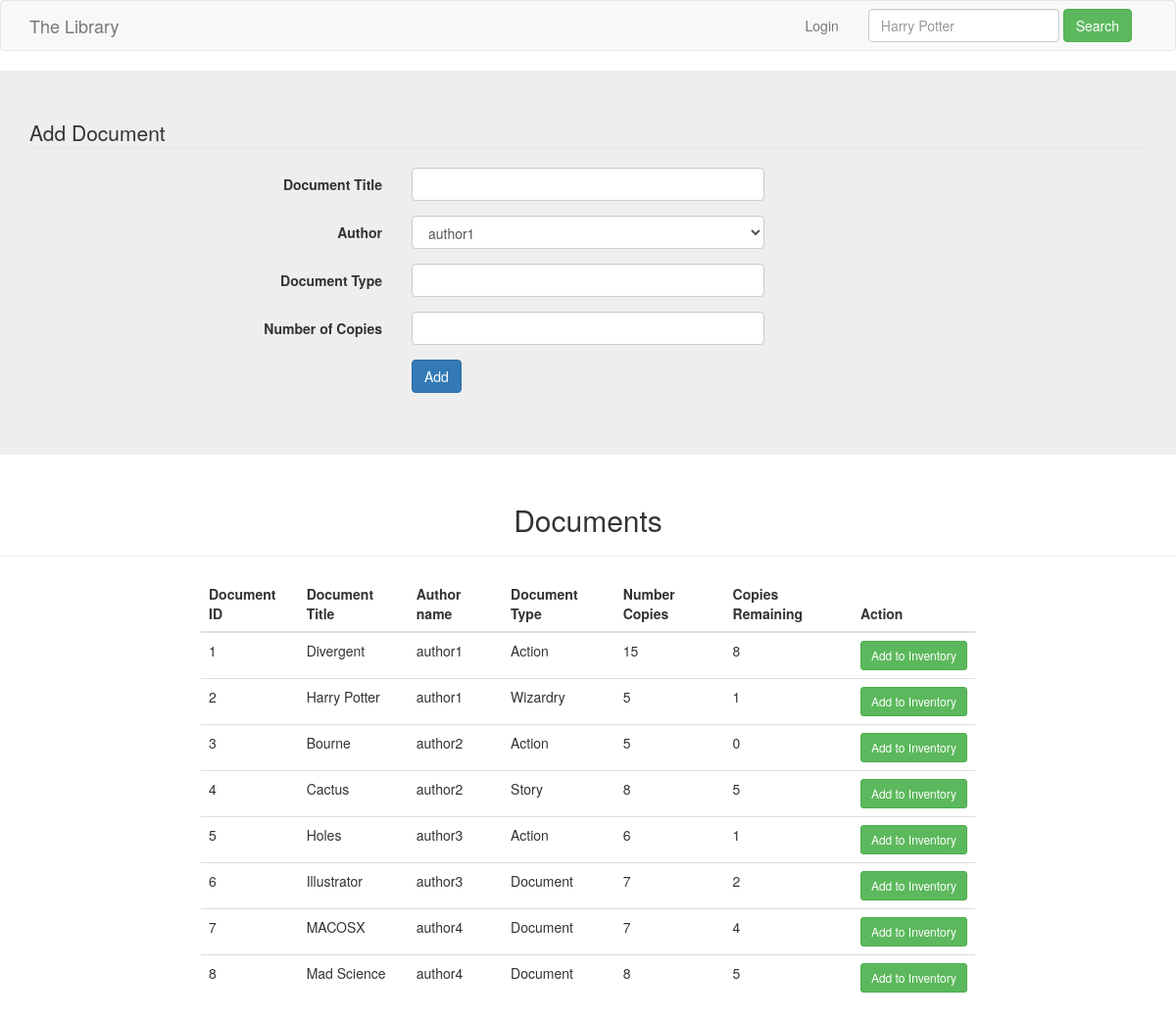
The page /document on the database as committed earlier.
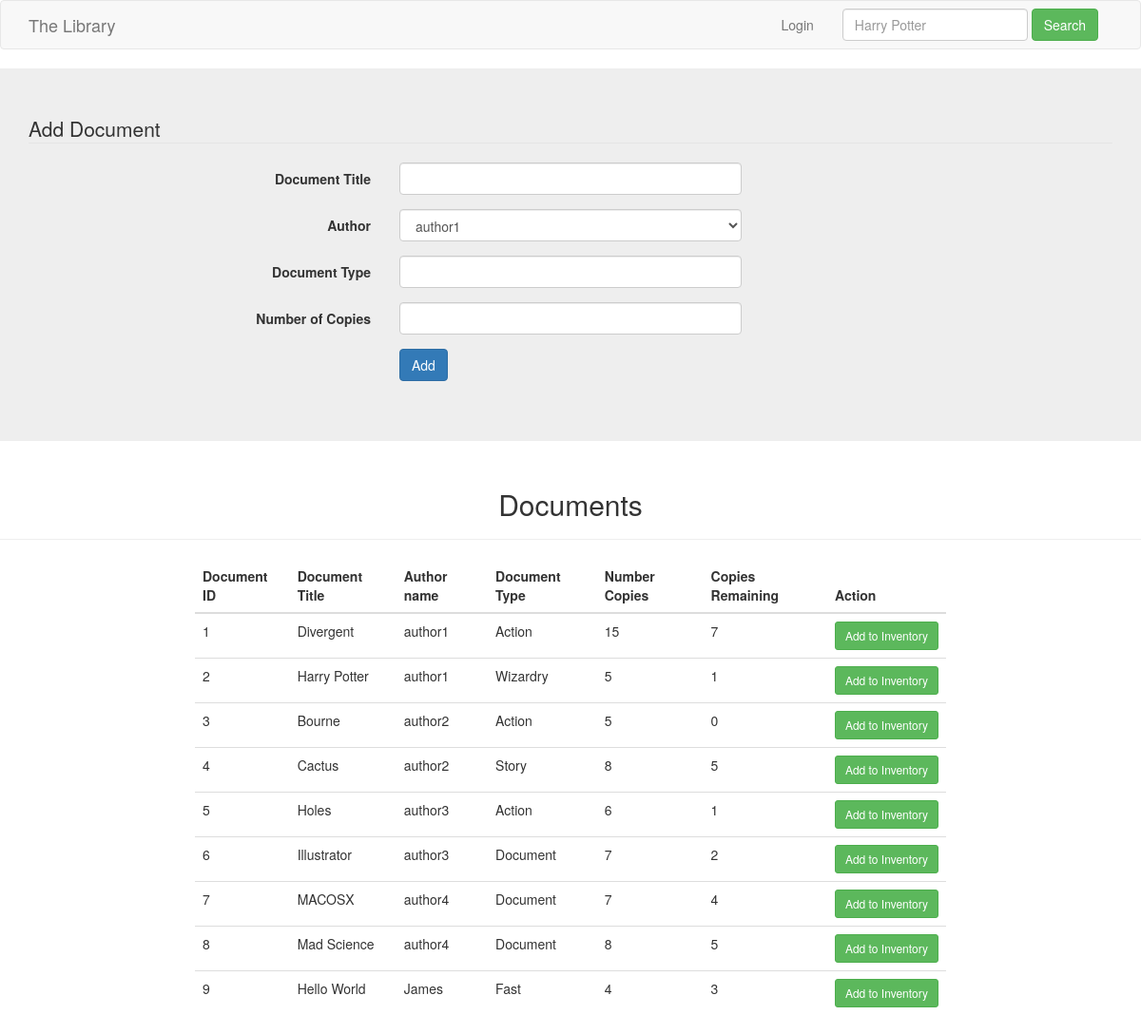
The same page on the database as committed later.
### tables this page shows
CREATE TABLE Document(
	doc_id integer primary key autoincrement,
	doc_title varchar,
	doc_type varchar,
	number_copies varchar
);

### main.py (the view)
@app.route('/document')
def document():
    query = '''
                select d.doc_id, d.doc_title, d.doc_type, d.number_copies, u.author_name, max(i.doc_copy)
                from document as d
                inner join authoring as a
                    on d.doc_id = a.doc_id
                inner join author as u
                    on a.author_id = u.author_id
                left join inventory as i
                    on d.doc_id = i.doc_id
                group by i.doc_id
            '''
    cur = g.db.execute( query )
    rows = [dict( doc_id=row[0], doc_title=row[1], doc_type=row[2], number_copies=row[3], author_name=row[4], copies_out=row[5] ) for row in cur.fetchall()]
    for row in rows:
        if row['copies_out'] is not None:
            row['copies_remaining'] = int( row['number_copies'] ) - int( row['copies_out'] )
        else:
            row['copies_remaining'] = int( row['number_copies'] )
    cur = g.db.execute( 'select * from author' )
    options = [dict( author_id=row[0], author_name=row[1] ) for row in cur.fetchall()]
    return render_template('document.html', rows=rows, options=options)

### main.py (called while the page is built)
@app.before_request
def before_request():
    g.db = connect_db()

@app.teardown_request
def teardown_request(exception):
    db = getattr(g, 'db', None)
    if db is not None:
        db.close()

def connect_db():
    return sqlite3.connect(app.config['DATABASE'])

### templates/document.html (shortened to what this page needs)
{% extends "layout.html" %}
{% block body %}
<div class="jumbotron">
    <div class="container">
        <form class="form-horizontal" action="{{ url_for('add_document') }}" method="post">
        <fieldset>
        <legend>Add Document</legend>
        <div class="form-group">
        <label class="col-md-4 control-label" for="doc_title">Document Title</label>
        <div class="col-md-4">
        <input id="doc_title" name="doc_title" type="text" class="form-control input-md">
        </div>
        </div>
        <div class="form-group">
        <label class="col-md-4 control-label" for="doc_type">Author</label>
        <div class="col-md-4">
        <select class="form-control" id="authors" name="authors">
            {% for row in options %}
            <option value="{{ row['author_id'] }}">{{ row['author_name'] }}</option>
            {% endfor %}
        </select>
        </div>
        </div>
        <div class="form-group">
        <label class="col-md-4 control-label" for="doc_type">Document Type</label>
        <div class="col-md-4">
        <input id="doc_type" name="doc_type" type="text" class="form-control input-md">
        </div>
        </div>
        <div class="form-group">
        <label class="col-md-4 control-label" for="doc_type">Number of Copies</label>
        <div class="col-md-4">
        <input id="number_copies" name="number_copies"" type="text" class="form-control input-md">
        </div>
        </div>
        <div class="form-group">
        <label class="col-md-4 control-label" for="add"></label>
        <div class="col-md-4">
            <button id="add" name="add" class="btn btn-primary">Add</button>
        </div>
        </div>
        </fieldset>
        </form>
    </div>
</div>
<div class="row column text-center">
    <h2>Documents</h2>
    <hr>
</div>
<div class="row">
  <div class="col-md-2"></div>
  <div class="col-md-8">
      <table class="table">
        <thead>
            <tr>
                <th>
                    Document ID
                </th>
                <th>
                    Document Title
                </th>
                <th>
                    Author name
                </th>
                <th>
                    Document Type
                </th>
                <th>
                    Number Copies
                </th>
                <th>
                    Copies Remaining
                </th>
                <th>
                    Action
                </th>
            </tr>
        </thead>
        <tbody>
            {% for row in rows %}
            <tr>
                <td>
                    {{ row['doc_id'] }}
                </td>
                <td>
                    {{ row['doc_title'] }}
                </td>
                <td>
                    {{ row['author_name'] }}
                </td>
                <td>
                    {{ row['doc_type'] }}
                </td>
                <td>
                    {{ row['number_copies'] }}
                </td>
                <td>
                    {{ row['copies_remaining'] }}
                </td>
                <td>
                    <a class="btn btn-success btn-sm" href="{{ url_for('add_to_inventory', doc_id=row['doc_id']) }}" role="button">Add to Inventory</a>
                </td>
            </tr>
            {% endfor %}
        </tbody>
    </table>
  </div>
  <div class="col-md-2"></div>
</div>
{% endblock %}

### templates/layout.html (shortened to what this page needs)
<!doctype html>
<html lang="en">
<head>
    <link rel="stylesheet" type=text/css href="{{ url_for('static', filename='css/bootstrap.min.css') }}" />
    <link rel="stylesheet" type=text/css href="{{ url_for('static', filename='css/custom.css') }}" />
</head>
<body>
    <nav class="navbar navbar-default">
        <div class="container">
            <div class="navbar-header">
                <a class="navbar-brand" href="{{ url_for('index') }}">The Library</a>
            </div>
            <div id="navbar" class="navbar-collapse collapse">
                <form class="navbar-form navbar-right">
                    <div class="form-group">
                        <input type="text" placeholder="Harry Potter" class="form-control">
                    </div>
                    <button type="submit" class="btn btn-success">Search</button>
                </form>
                <ul class="nav navbar-nav navbar-right">
                    {% if session.lib_logged_in %}
                    <li><a href=" {{ url_for('author') }}">Authors</a></li>
                    <li><a href=" {{ url_for('document') }}">Documents</a></li>
                    <li><a href=" {{ url_for('library_lend') }}">Place Order</a></li>
                    <li><a href=" {{ url_for('inventory') }}">History</a></li>
                        <li><a href=" {{ url_for('library_home') }}">Library Profile</a></li>
                        <li><a href="{{ url_for('signout') }}">Sign out ({{ session['lib_id'] }})</a></li>
                    {% elif session.reader_logged_in  %}
                        <li><a href=" {{ url_for('inventory') }}">Inventory</a></li>
                        <li><a href=" {{ url_for('reader_home') }}">Reader Profile</a></li>
                        <li><a href="{{ url_for('signout') }}">Sign out ({{ session['reader_id'] }})</a></li>
                    {% else %}
                        <li><a href="{{ url_for('login') }}">Login</a></li>
                    {% endif %}
                </ul>
            </div>
        </div>
    </nav>
{% block body %}{% endblock %}
</body>
</html>

Rows that differ between the two databases and show on the page:
computed for Document "Divergent": copies_remaining "8" → "7"
added Document: doc_id "9", doc_title "Hello World", author_name "James", doc_type "Fast", number_copies "4", copies_remaining "3"
